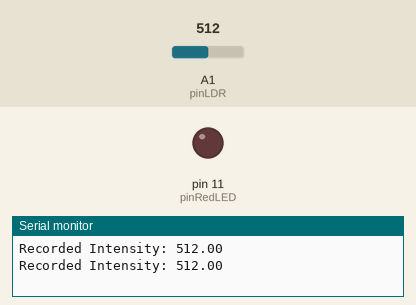
This sketch was run on a simulated Arduino Uno, built with avr-gcc and run on an emulated ATmega328P. On the bench: output pins drawn as LEDs (lit = HIGH), the last lines printed to the serial monitor. The test bench sets the inputs (shaded band); at power-on: A1 (pinLDR) = 512.

Above: at 1.8 s.
1.9 s: A1 (pinLDR) set to 208
3.4 s: A1 (pinLDR) set to 188
At 5.1 s:
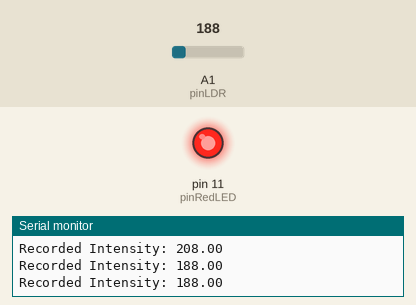
5.5 s: A1 (pinLDR) set to 210
At 6.7 s:
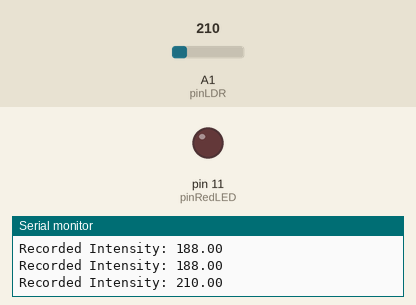
7.5 s: A1 (pinLDR) set to 190
At 9.4 s:
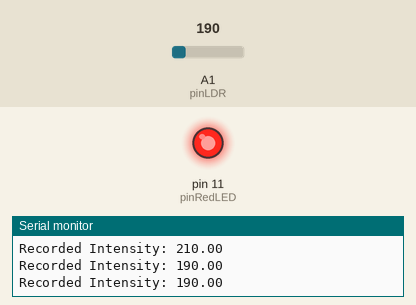
Timing chart, 0 to 10.5 s (numbered marks = the images above; inputs shaded):
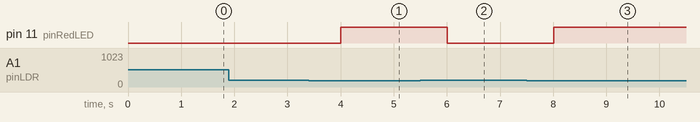

The sketch:

sketch_LDR.ino
```cpp
const int pinRedLED=11;
const int pinLDR=A1;

void setup()
{
  pinMode(pinRedLED, OUTPUT);
  pinMode(pinLDR, INPUT);
  Serial.begin(9600);
}

void loop()
{
  float valueLDR = analogRead(pinLDR);

  Serial.print("\nRecorded Intensity: ");
  Serial.print(valueLDR);

  if(valueLDR<200){
    digitalWrite(pinRedLED, HIGH);
  }
  else{
    digitalWrite(pinRedLED, LOW);
  }

  delay(1000);
}
```

Measured:
- the behaviour switches between 200 and 199 on A1 (pinLDR) (found by bisection; images 0 and 1)
- after the input at 3.4 s, pin 11 (pinRedLED): LOW → HIGH after 0.60 s
- after the input at 5.5 s, pin 11 (pinRedLED): HIGH → LOW after 0.51 s
- after the input at 7.5 s, pin 11 (pinRedLED): LOW → HIGH after 0.51 s
